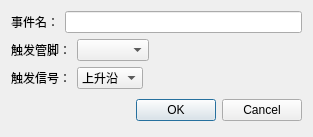
<?xml version="1.0" encoding="UTF-8"?>
<ui version="4.0">
 <class>eventeditdialog</class>
 <widget class="QDialog" name="eventeditdialog">
  <property name="geometry">
   <rect>
    <x>0</x>
    <y>0</y>
    <width>313</width>
    <height>137</height>
   </rect>
  </property>
  <property name="windowTitle">
   <string>Dialog</string>
  </property>
  <layout class="QVBoxLayout" name="verticalLayout_2">
   <item>
    <layout class="QVBoxLayout" name="verticalLayout">
     <item>
      <layout class="QHBoxLayout" name="horizontalLayout_3">
       <item>
        <widget class="QLabel" name="label_3">
         <property name="text">
          <string>事件名：</string>
         </property>
        </widget>
       </item>
       <item>
        <widget class="QLineEdit" name="lineEdit">
         <property name="inputMethodHints">
          <set>Qt::ImhDialableCharactersOnly|Qt::ImhDigitsOnly|Qt::ImhLowercaseOnly|Qt::ImhUppercaseOnly</set>
         </property>
        </widget>
       </item>
      </layout>
     </item>
     <item>
      <layout class="QHBoxLayout" name="horizontalLayout">
       <item>
        <widget class="QLabel" name="label">
         <property name="text">
          <string>触发管脚：</string>
         </property>
        </widget>
       </item>
       <item>
        <widget class="QComboBox" name="comboBox"/>
       </item>
       <item>
        <spacer name="horizontalSpacer">
         <property name="orientation">
          <enum>Qt::Horizontal</enum>
         </property>
         <property name="sizeHint" stdset="0">
          <size>
           <width>40</width>
           <height>20</height>
          </size>
         </property>
        </spacer>
       </item>
      </layout>
     </item>
     <item>
      <layout class="QHBoxLayout" name="horizontalLayout_2">
       <item>
        <widget class="QLabel" name="label_2">
         <property name="text">
          <string>触发信号：</string>
         </property>
        </widget>
       </item>
       <item>
        <widget class="QComboBox" name="comboBox_2">
         <item>
          <property name="text">
           <string>上升沿</string>
          </property>
         </item>
         <item>
          <property name="text">
           <string>下降沿</string>
          </property>
         </item>
        </widget>
       </item>
       <item>
        <spacer name="horizontalSpacer_2">
         <property name="orientation">
          <enum>Qt::Horizontal</enum>
         </property>
         <property name="sizeHint" stdset="0">
          <size>
           <width>40</width>
           <height>20</height>
          </size>
         </property>
        </spacer>
       </item>
      </layout>
     </item>
    </layout>
   </item>
   <item>
    <layout class="QHBoxLayout">
     <property name="spacing">
      <number>6</number>
     </property>
     <property name="leftMargin">
      <number>0</number>
     </property>
     <property name="topMargin">
      <number>0</number>
     </property>
     <property name="rightMargin">
      <number>0</number>
     </property>
     <property name="bottomMargin">
      <number>0</number>
     </property>
     <item>
      <spacer>
       <property name="orientation">
        <enum>Qt::Horizontal</enum>
       </property>
       <property name="sizeHint" stdset="0">
        <size>
         <width>131</width>
         <height>31</height>
        </size>
       </property>
      </spacer>
     </item>
     <item>
      <widget class="QPushButton" name="okButton">
       <property name="text">
        <string>OK</string>
       </property>
      </widget>
     </item>
     <item>
      <widget class="QPushButton" name="cancelButton">
       <property name="text">
        <string>Cancel</string>
       </property>
      </widget>
     </item>
    </layout>
   </item>
  </layout>
 </widget>
 <resources/>
 <connections/>
</ui>
